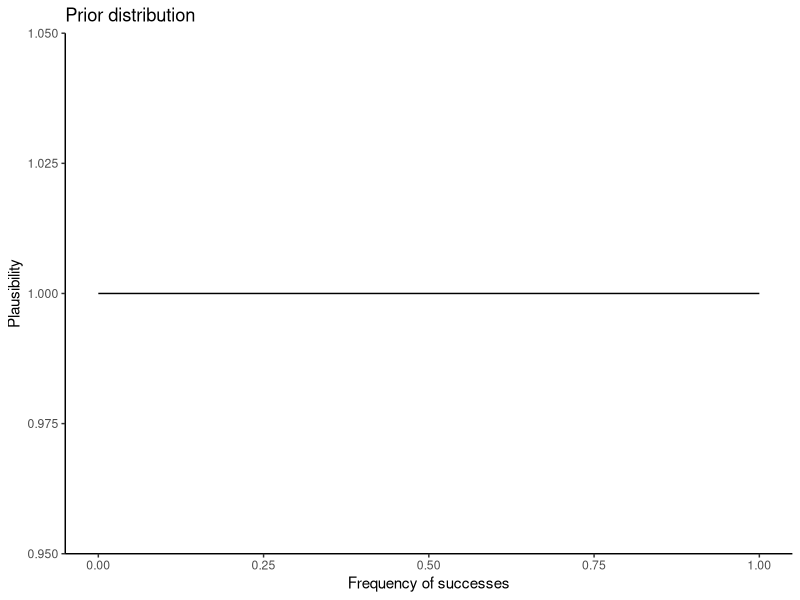
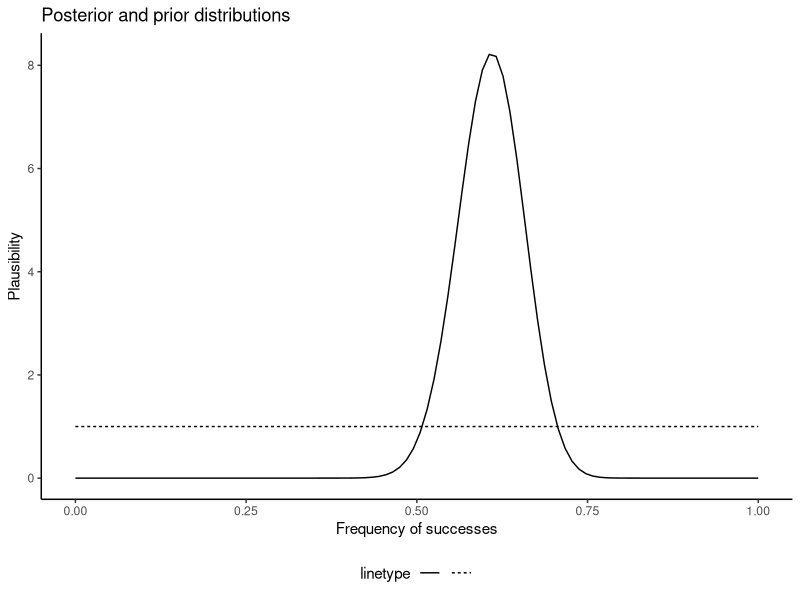
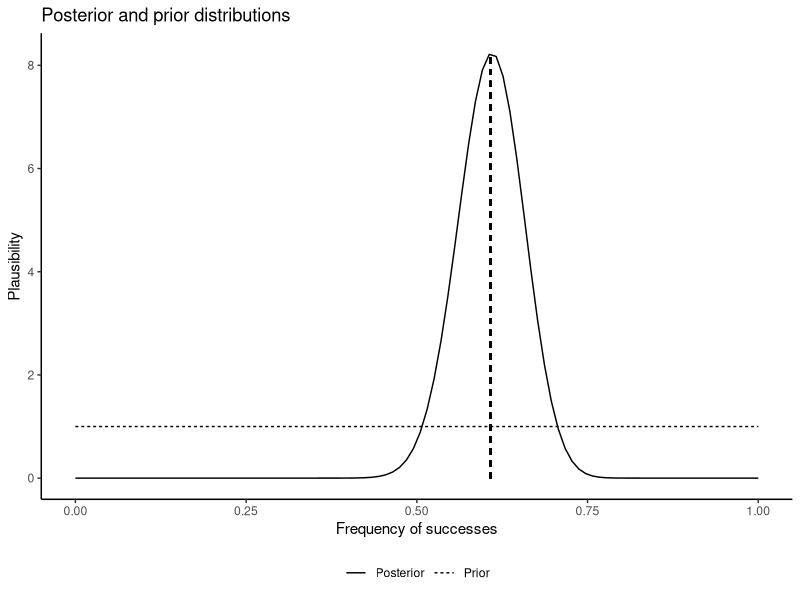
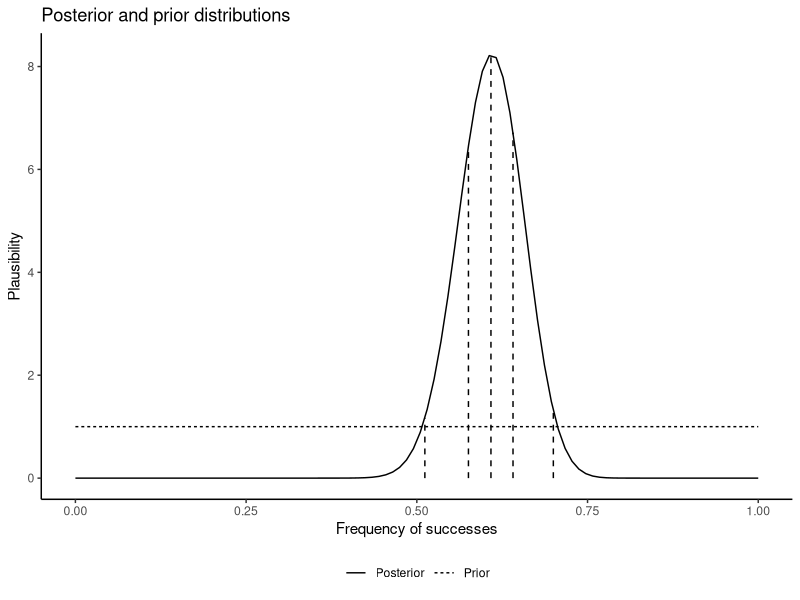
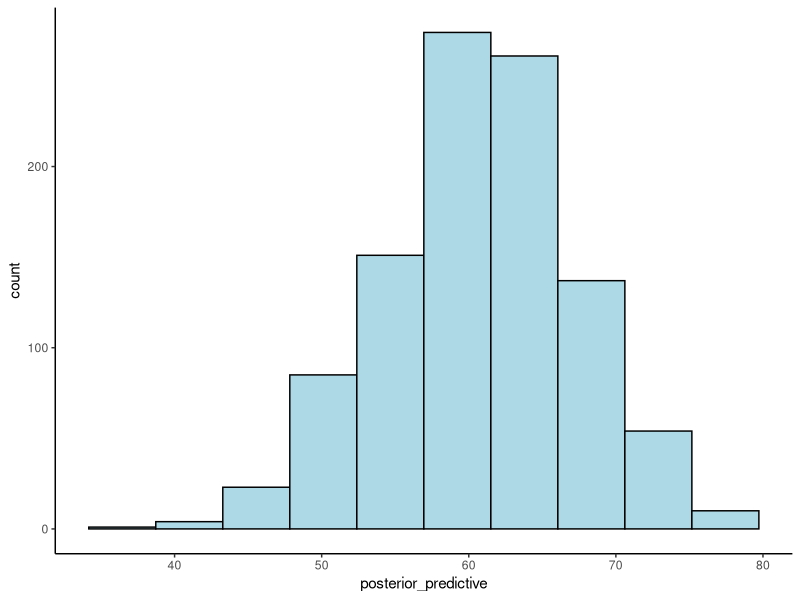

Recreate these plots in R, in order.
## ---- chunk 1
(n_trials = 100)
(correct_predictions = 61)
## ---- chunk 2
binom.test(correct_predictions, n_trials)
## ---- chunk 3
(p_grid = seq(0, 1, length.out = 100))
## ---- chunk 4
?dbeta
## ---- chunk 5
prior_alpha = 1
prior_beta = 1

(prior = dbeta(p_grid, prior_alpha, prior_beta))
## ---- chunk 6
library(tidyverse)
theme_set(theme_classic())

tibble(p_grid, prior) %>% 
  ggplot(aes(p_grid, prior))+
  geom_line()+
  ggtitle("Prior distribution")+
  labs(x= "Frequency of successes", y= "Plausibility")
## ---- chunk 7
posterior_alpha = prior_alpha + correct_predictions
posterior_beta = prior_beta + n_trials - correct_predictions
  
posterior = dbeta(p_grid, posterior_alpha, posterior_beta)
## ---- chunk 8
tibble(p_grid, prior, posterior) %>% 
  ggplot(aes(p_grid))+
  geom_line(aes(y=prior, linetype="Prior"))+
  geom_line(aes(y=posterior, linetype="Posterior"))+
  ggtitle("Posterior and prior distributions")+
  labs(x= "Frequency of successes", y= "Plausibility")+
  theme(legend.text = element_blank(),
        legend.position = "bottom")
## ---- chunk 9
(mean_beta = posterior_alpha/(posterior_alpha + posterior_beta))
## ---- chunk 10
tibble(p_grid, prior, posterior) %>% 
  ggplot(aes(p_grid))+
  geom_line(aes(y=prior, linetype="Prior"))+
  geom_line(aes(y=posterior, linetype="Posterior"))+
  geom_segment(x=mean_beta, xend= mean_beta, y=0, yend=dbeta(mean_beta, posterior_alpha, posterior_beta), 
               linetype=2)+
  ggtitle("Posterior and prior distributions")+
  labs(x= "Frequency of successes", y= "Plausibility")+
  theme(legend.title = element_blank(),
        legend.position = "bottom")
## ---- chunk 11
probs = c(0.025, 0.25, 0.5, 0.75, 0.975)
quantiles = qbeta(probs, posterior_alpha, posterior_beta)
densities = dbeta(quantiles, posterior_alpha, posterior_beta)
aux_data = tibble(probs, quantiles, densities, )
aux_data
## ---- chunk 12
tibble(p_grid, prior, posterior) %>% 
  ggplot(aes(p_grid))+
  geom_line(aes(y=prior, linetype="Prior"))+
  geom_line(aes(y=posterior, linetype="Posterior"))+
  geom_segment(aes(x=quantiles, xend= quantiles, y=rep(0, 5), yend=densities), aux_data , linetype=2)+
  ggtitle("Posterior and prior distributions")+
  labs(x= "Frequency of successes", y= "Plausibility")+
  theme(legend.title = element_blank(),
        legend.position = "bottom")
## ---- chunk 13
##  Set a high number of simulations
n_samples = 1000
## Sample values from the posterior distribution
posterior_sample = rbeta(n_samples, posterior_alpha, posterior_beta)
## Based on sampled values, simulate experimental outcomes
posterior_predictive = rbinom(n_samples, n_trials, posterior_sample)
## Plot the frequencies of outcomes
tibble(posterior_predictive) %>% 
  ggplot(aes(x= posterior_predictive))+
  geom_histogram(bins=10, colour="black", fill="lightblue")
## ---- chunk 14
sd_density_ratio = dbeta(0.5, posterior_alpha, posterior_beta)/ dbeta(0.5, prior_alpha, prior_beta)
sd_density_ratio
## ---- chunk 15
1/sd_density_ratio
